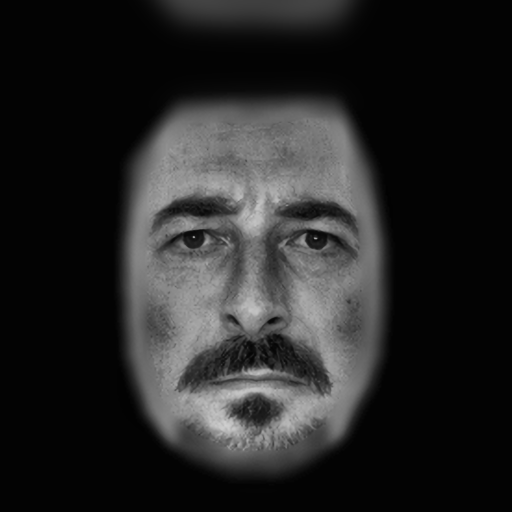
#> input picture SemanticStyleGAN/images/AN.png, 512 x 512 px
$ python black_bcg.py --input images/AN.png
#> lines starting #> are read from the running program, lines starting #| are printed output that depends on the picture
import argparse
import os
from glob import glob
import cv2
from operator import xor

if __name__ == "__main__":
  parser = argparse.ArgumentParser()
  parser.add_argument('--indir', help='input dir')
  parser.add_argument('--input', help='input file')
  args = parser.parse_args()


  input_file = args.input
  input_dir = args.indir
  img_list = []
  paths = []
  black = 3

  if not xor(input_file is not None, input_dir is not None) :
    assert AssertionError('Error!!')

  if input_dir is not None :
    path = f'{args.indir}/*.png'
    paths = glob(path)
    for p in paths :
      img_list.append(cv2.imread(p))

  if input_file is not None :
    paths.append(input_file)
    img_list.append(cv2.imread(paths[0]))

  for img, path in zip(img_list, paths) :
    print(path)
    bcg_ys = []
    eps = 0
    while 1 :
      print('eps=', eps)
      for y in range(0, len(img)) :
        cnt = 0
        for x in range(0, len(img[y])) :
          for c in range(0, len(img[y][x])) :
            if abs(img[y][x][c] - black) <= eps :
              cnt += 1
        if cnt == len(img[y]) * len(img[y][x]) :
          bcg_ys.append(y)

      black_idx = -1
      for y_i in range(0, len(bcg_ys) - 1) :
        if 100 < bcg_ys[y_i + 1] - bcg_ys[y_i] :
          black_idx = y_i
          break
      if black_idx != -1 :
        for y in range(0, bcg_ys[black_idx] + 1) :
          for x in range(0, len(img[y])) :
            for c in range(0, len(img[y][x])) :
              img[y][x][c] = black

        cv2.imwrite(path, img)
        break
      eps += 5
#> this loop made 1 pass
#> path on pass 1: 'images/AN.png'
#| images/AN.png
#| eps= 0
#> pass 1, `cv2.imwrite(path, img)`:
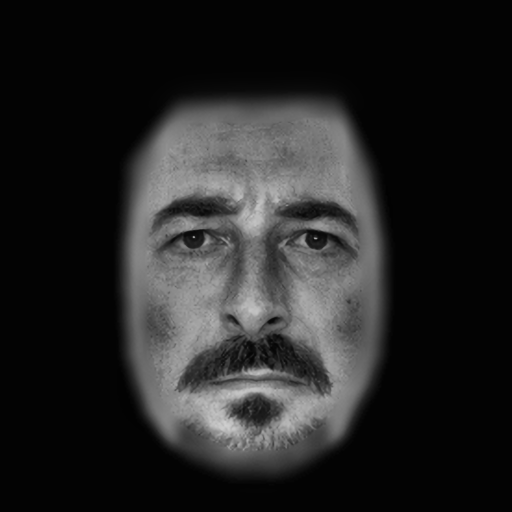
#> saved as AN.png: shape (512, 512, 3); min 1, max 208, mean 36.8
